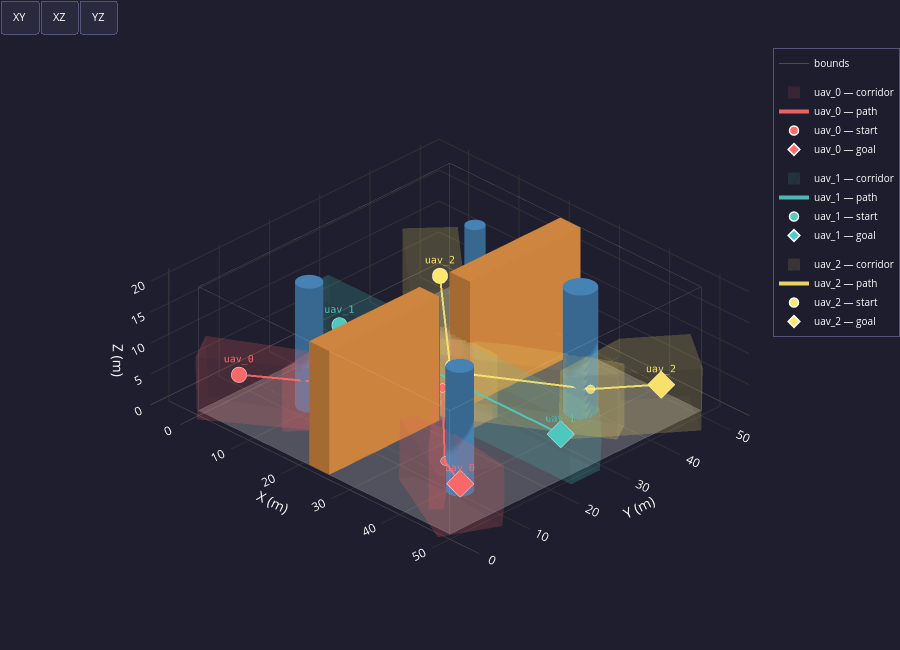

Source (notebook cell):
### Code cell
# ── Cell 3 — Safe Corridor Extraction ────────────────────────────────────────
from safe_corridor import extract_corridors, CorridorResult
import logging
logging.getLogger("safe_corridor").setLevel(logging.WARNING)

BOX_HE = planner_cfg.box_half_extents   # loaded from planner.yaml

print(f"Extracting safe corridors  "
      f"(seed box: {BOX_HE[0]} × {BOX_HE[1]} × {BOX_HE[2]} m)")

try:
    corridors = extract_corridors(env, paths, box_half_extents=BOX_HE)
    for cr in corridors:
        n     = len(cr.A_list)
        avg_c = (sum(cr.A_list[i].shape[0] for i in range(n)) / n) if n else 0
        print(f"  ✓  {cr.uav_id:<10}  {n} corridor{'s' if n != 1 else ' '}  "
              f"({avg_c:.0f} constraints/corridor avg)")
except RuntimeError as exc:
    print(f"  ✗  FAILED — {exc}")
    raise

# ── Visualisation — environment + paths + safe corridors ─────────────────────
plot_environment_3d(env, fleet=fleet, paths=paths, corridors=corridors)

### Figure 1 — Plotly figure (JSON) as saved in the notebook; plotly's stock layout.template omitted (floating-point values rounded to 4 significant figures; data arrays with more than 128 entries replaced by an {"elided": "..."} marker saying what was removed)
{"data": [{"color": "#EFEFEF", "flatshading": true, "hoverinfo": "skip", "i": [0, 0], "j": [1, 2], "k": [2, 3], "name": "floor", "opacity": 0.25, "showscale": false, "type": "mesh3d", "x": [0, 50, 50, 0], "y": [0, 0, 50, 50], "z": [0, 0, 0, 0]}, {"hoverinfo": "skip", "line": {"color": "white", "width": 1}, "mode": "lines", "name": "bounds", "opacity": 0.2, "type": "scatter3d", "x": [0, 50, null, 50, 50, null, 50, 0, null, 0, 0, null, 0, 50, null, 50, 50, null, 50, 0, null, 0, 0, null, 0, 0, null, 50, 50, null, 50, 50, null, 0, 0, null], "y": [0, 0, null, 0, 50, null, 50, 50, null, 50, 0, null, 0, 0, null, 0, 50, null, 50, 50, null, 50, 0, null, 0, 0, null, 0, 0, null, 50, 50, null, 50, 50, null], "z": [0, 0, null, 0, 0, null, 0, 0, null, 0, 0, null, 20, 20, null, 20, 20, null, 20, 20, null, 20, 20, null, 0, 20, null, 0, 20, null, 0, 20, null, 0, 20, null]}, {"color": "#4682B4", "flatshading": false, "hoverinfo": "skip", "i": {"elided": "160 int values"}, "j": {"elided": "160 int values"}, "k": {"elided": "160 int values"}, "name": "cyl_0", "opacity": 1, "showscale": false, "type": "mesh3d", "x": [12.0, 11.98, 11.9, 11.78, 11.62, 11.41, 11.18, 10.91, 10.62, 10.31, 10.0, 9.687, 9.382, 9.092, 8.824, 8.586, 8.382, 8.218, 8.098, 8.025, 8.0, 8.025, 8.098, 8.218, 8.382, 8.586, 8.824, 9.092, 9.382, 9.687, 10.0, 10.31, 10.62, 10.91, 11.18, 11.41, 11.62, 11.78, 11.9, 11.98, 12.0, 11.98, 11.9, 11.78, 11.62, 11.41, 11.18, 10.91, 10.62, 10.31, 10.0, 9.687, 9.382, 9.092, 8.824, 8.586, 8.382, 8.218, 8.098, 8.025, 8.0, 8.025, 8.098, 8.218, 8.382, 8.586, 8.824, 9.092, 9.382, 9.687, 10.0, 10.31, 10.62, 10.91, 11.18, 11.41, 11.62, 11.78, 11.9, 11.98, 10.0, 10.0], "y": [12.0, 12.31, 12.62, 12.91, 13.18, 13.41, 13.62, 13.78, 13.9, 13.98, 14.0, 13.98, 13.9, 13.78, 13.62, 13.41, 13.18, 12.91, 12.62, 12.31, 12.0, 11.69, 11.38, 11.09, 10.82, 10.59, 10.38, 10.22, 10.1, 10.02, 10.0, 10.02, 10.1, 10.22, 10.38, 10.59, 10.82, 11.09, 11.38, 11.69, 12.0, 12.31, 12.62, 12.91, 13.18, 13.41, 13.62, 13.78, 13.9, 13.98, 14.0, 13.98, 13.9, 13.78, 13.62, 13.41, 13.18, 12.91, 12.62, 12.31, 12.0, 11.69, 11.38, 11.09, 10.82, 10.59, 10.38, 10.22, 10.1, 10.02, 10.0, 10.02, 10.1, 10.22, 10.38, 10.59, 10.82, 11.09, 11.38, 11.69, 12.0, 12.0], "z": [0.0, 0.0, 0.0, 0.0, 0.0, 0.0, 0.0, 0.0, 0.0, 0.0, 0.0, 0.0, 0.0, 0.0, 0.0, 0.0, 0.0, 0.0, 0.0, 0.0, 0.0, 0.0, 0.0, 0.0, 0.0, 0.0, 0.0, 0.0, 0.0, 0.0, 0.0, 0.0, 0.0, 0.0, 0.0, 0.0, 0.0, 0.0, 0.0, 0.0, 20.0, 20.0, 20.0, 20.0, 20.0, 20.0, 20.0, 20.0, 20.0, 20.0, 20.0, 20.0, 20.0, 20.0, 20.0, 20.0, 20.0, 20.0, 20.0, 20.0, 20.0, 20.0, 20.0, 20.0, 20.0, 20.0, 20.0, 20.0, 20.0, 20.0, 20.0, 20.0, 20.0, 20.0, 20.0, 20.0, 20.0, 20.0, 20.0, 20.0, 0.0, 20.0]}, {"color": "#4682B4", "flatshading": false, "hoverinfo": "skip", "i": {"elided": "160 int values"}, "j": {"elided": "160 int values"}, "k": {"elided": "160 int values"}, "name": "cyl_1", "opacity": 1, "showscale": false, "type": "mesh3d", "x": [40.5, 40.47, 40.38, 40.23, 40.02, 39.77, 39.47, 39.13, 38.77, 38.39, 38.0, 37.61, 37.23, 36.87, 36.53, 36.23, 35.98, 35.77, 35.62, 35.53, 35.5, 35.53, 35.62, 35.77, 35.98, 36.23, 36.53, 36.87, 37.23, 37.61, 38.0, 38.39, 38.77, 39.13, 39.47, 39.77, 40.02, 40.23, 40.38, 40.47, 40.5, 40.47, 40.38, 40.23, 40.02, 39.77, 39.47, 39.13, 38.77, 38.39, 38.0, 37.61, 37.23, 36.87, 36.53, 36.23, 35.98, 35.77, 35.62, 35.53, 35.5, 35.53, 35.62, 35.77, 35.98, 36.23, 36.53, 36.87, 37.23, 37.61, 38.0, 38.39, 38.77, 39.13, 39.47, 39.77, 40.02, 40.23, 40.38, 40.47, 38.0, 38.0], "y": [38.0, 38.39, 38.77, 39.13, 39.47, 39.77, 40.02, 40.23, 40.38, 40.47, 40.5, 40.47, 40.38, 40.23, 40.02, 39.77, 39.47, 39.13, 38.77, 38.39, 38.0, 37.61, 37.23, 36.87, 36.53, 36.23, 35.98, 35.77, 35.62, 35.53, 35.5, 35.53, 35.62, 35.77, 35.98, 36.23, 36.53, 36.87, 37.23, 37.61, 38.0, 38.39, 38.77, 39.13, 39.47, 39.77, 40.02, 40.23, 40.38, 40.47, 40.5, 40.47, 40.38, 40.23, 40.02, 39.77, 39.47, 39.13, 38.77, 38.39, 38.0, 37.61, 37.23, 36.87, 36.53, 36.23, 35.98, 35.77, 35.62, 35.53, 35.5, 35.53, 35.62, 35.77, 35.98, 36.23, 36.53, 36.87, 37.23, 37.61, 38.0, 38.0], "z": [0.0, 0.0, 0.0, 0.0, 0.0, 0.0, 0.0, 0.0, 0.0, 0.0, 0.0, 0.0, 0.0, 0.0, 0.0, 0.0, 0.0, 0.0, 0.0, 0.0, 0.0, 0.0, 0.0, 0.0, 0.0, 0.0, 0.0, 0.0, 0.0, 0.0, 0.0, 0.0, 0.0, 0.0, 0.0, 0.0, 0.0, 0.0, 0.0, 0.0, 20.0, 20.0, 20.0, 20.0, 20.0, 20.0, 20.0, 20.0, 20.0, 20.0, 20.0, 20.0, 20.0, 20.0, 20.0, 20.0, 20.0, 20.0, 20.0, 20.0, 20.0, 20.0, 20.0, 20.0, 20.0, 20.0, 20.0, 20.0, 20.0, 20.0, 20.0, 20.0, 20.0, 20.0, 20.0, 20.0, 20.0, 20.0, 20.0, 20.0, 0.0, 20.0]}, {"color": "#4682B4", "flatshading": false, "hoverinfo": "skip", "i": {"elided": "160 int values"}, "j": {"elided": "160 int values"}, "k": {"elided": "160 int values"}, "name": "cyl_2", "opacity": 1, "showscale": false, "type": "mesh3d", "x": [16.5, 16.48, 16.43, 16.34, 16.21, 16.06, 15.88, 15.68, 15.46, 15.23, 15.0, 14.77, 14.54, 14.32, 14.12, 13.94, 13.79, 13.66, 13.57, 13.52, 13.5, 13.52, 13.57, 13.66, 13.79, 13.94, 14.12, 14.32, 14.54, 14.77, 15.0, 15.23, 15.46, 15.68, 15.88, 16.06, 16.21, 16.34, 16.43, 16.48, 16.5, 16.48, 16.43, 16.34, 16.21, 16.06, 15.88, 15.68, 15.46, 15.23, 15.0, 14.77, 14.54, 14.32, 14.12, 13.94, 13.79, 13.66, 13.57, 13.52, 13.5, 13.52, 13.57, 13.66, 13.79, 13.94, 14.12, 14.32, 14.54, 14.77, 15.0, 15.23, 15.46, 15.68, 15.88, 16.06, 16.21, 16.34, 16.43, 16.48, 15.0, 15.0], "y": [40.0, 40.23, 40.46, 40.68, 40.88, 41.06, 41.21, 41.34, 41.43, 41.48, 41.5, 41.48, 41.43, 41.34, 41.21, 41.06, 40.88, 40.68, 40.46, 40.23, 40.0, 39.77, 39.54, 39.32, 39.12, 38.94, 38.79, 38.66, 38.57, 38.52, 38.5, 38.52, 38.57, 38.66, 38.79, 38.94, 39.12, 39.32, 39.54, 39.77, 40.0, 40.23, 40.46, 40.68, 40.88, 41.06, 41.21, 41.34, 41.43, 41.48, 41.5, 41.48, 41.43, 41.34, 41.21, 41.06, 40.88, 40.68, 40.46, 40.23, 40.0, 39.77, 39.54, 39.32, 39.12, 38.94, 38.79, 38.66, 38.57, 38.52, 38.5, 38.52, 38.57, 38.66, 38.79, 38.94, 39.12, 39.32, 39.54, 39.77, 40.0, 40.0], "z": [0.0, 0.0, 0.0, 0.0, 0.0, 0.0, 0.0, 0.0, 0.0, 0.0, 0.0, 0.0, 0.0, 0.0, 0.0, 0.0, 0.0, 0.0, 0.0, 0.0, 0.0, 0.0, 0.0, 0.0, 0.0, 0.0, 0.0, 0.0, 0.0, 0.0, 0.0, 0.0, 0.0, 0.0, 0.0, 0.0, 0.0, 0.0, 0.0, 0.0, 20.0, 20.0, 20.0, 20.0, 20.0, 20.0, 20.0, 20.0, 20.0, 20.0, 20.0, 20.0, 20.0, 20.0, 20.0, 20.0, 20.0, 20.0, 20.0, 20.0, 20.0, 20.0, 20.0, 20.0, 20.0, 20.0, 20.0, 20.0, 20.0, 20.0, 20.0, 20.0, 20.0, 20.0, 20.0, 20.0, 20.0, 20.0, 20.0, 20.0, 0.0, 20.0]}, {"color": "#4682B4", "flatshading": false, "hoverinfo": "skip", "i": {"elided": "160 int values"}, "j": {"elided": "160 int values"}, "k": {"elided": "160 int values"}, "name": "cyl_3", "opacity": 1, "showscale": false, "type": "mesh3d", "x": [44.0, 43.98, 43.9, 43.78, 43.62, 43.41, 43.18, 42.91, 42.62, 42.31, 42.0, 41.69, 41.38, 41.09, 40.82, 40.59, 40.38, 40.22, 40.1, 40.02, 40.0, 40.02, 40.1, 40.22, 40.38, 40.59, 40.82, 41.09, 41.38, 41.69, 42.0, 42.31, 42.62, 42.91, 43.18, 43.41, 43.62, 43.78, 43.9, 43.98, 44.0, 43.98, 43.9, 43.78, 43.62, 43.41, 43.18, 42.91, 42.62, 42.31, 42.0, 41.69, 41.38, 41.09, 40.82, 40.59, 40.38, 40.22, 40.1, 40.02, 40.0, 40.02, 40.1, 40.22, 40.38, 40.59, 40.82, 41.09, 41.38, 41.69, 42.0, 42.31, 42.62, 42.91, 43.18, 43.41, 43.62, 43.78, 43.9, 43.98, 42.0, 42.0], "y": [10.0, 10.31, 10.62, 10.91, 11.18, 11.41, 11.62, 11.78, 11.9, 11.98, 12.0, 11.98, 11.9, 11.78, 11.62, 11.41, 11.18, 10.91, 10.62, 10.31, 10.0, 9.687, 9.382, 9.092, 8.824, 8.586, 8.382, 8.218, 8.098, 8.025, 8.0, 8.025, 8.098, 8.218, 8.382, 8.586, 8.824, 9.092, 9.382, 9.687, 10.0, 10.31, 10.62, 10.91, 11.18, 11.41, 11.62, 11.78, 11.9, 11.98, 12.0, 11.98, 11.9, 11.78, 11.62, 11.41, 11.18, 10.91, 10.62, 10.31, 10.0, 9.687, 9.382, 9.092, 8.824, 8.586, 8.382, 8.218, 8.098, 8.025, 8.0, 8.025, 8.098, 8.218, 8.382, 8.586, 8.824, 9.092, 9.382, 9.687, 10.0, 10.0], "z": [0.0, 0.0, 0.0, 0.0, 0.0, 0.0, 0.0, 0.0, 0.0, 0.0, 0.0, 0.0, 0.0, 0.0, 0.0, 0.0, 0.0, 0.0, 0.0, 0.0, 0.0, 0.0, 0.0, 0.0, 0.0, 0.0, 0.0, 0.0, 0.0, 0.0, 0.0, 0.0, 0.0, 0.0, 0.0, 0.0, 0.0, 0.0, 0.0, 0.0, 20.0, 20.0, 20.0, 20.0, 20.0, 20.0, 20.0, 20.0, 20.0, 20.0, 20.0, 20.0, 20.0, 20.0, 20.0, 20.0, 20.0, 20.0, 20.0, 20.0, 20.0, 20.0, 20.0, 20.0, 20.0, 20.0, 20.0, 20.0, 20.0, 20.0, 20.0, 20.0, 20.0, 20.0, 20.0, 20.0, 20.0, 20.0, 20.0, 20.0, 0.0, 20.0]}, {"color": "#CD853F", "flatshading": true, "hoverinfo": "skip", "i": [7, 0, 0, 0, 4, 4, 6, 6, 4, 0, 3, 2], "j": [3, 4, 1, 2, 5, 6, 5, 2, 0, 1, 6, 3], "k": [0, 7, 2, 7, 6, 7, 1, 1, 5, 5, 7, 6], "name": "passage_wall_south", "opacity": 1, "showscale": false, "type": "mesh3d", "x": [22, 26, 26, 22, 22, 26, 26, 22], "y": [0, 0, 22, 22, 0, 0, 22, 22], "z": [0, 0, 0, 0, 20, 20, 20, 20]}, {"color": "#CD853F", "flatshading": true, "hoverinfo": "skip", "i": [7, 0, 0, 0, 4, 4, 6, 6, 4, 0, 3, 2], "j": [3, 4, 1, 2, 5, 6, 5, 2, 0, 1, 6, 3], "k": [0, 7, 2, 7, 6, 7, 1, 1, 5, 5, 7, 6], "name": "passage_wall_north", "opacity": 1, "showscale": false, "type": "mesh3d", "x": [22, 26, 26, 22, 22, 26, 26, 22], "y": [28, 28, 50, 50, 28, 28, 50, 50], "z": [0, 0, 0, 0, 20, 20, 20, 20]}, {"color": "#FF6B6B", "flatshading": true, "hoverinfo": "skip", "i": [4, 4, 4, 4, 6, 6, 6, 6, 6, 9, 9, 9, 9, 9, 9, 9], "j": [2, 2, 0, 0, 4, 7, 4, 0, 0, 2, 0, 0, 6, 6, 2, 7], "k": [1, 5, 1, 3, 5, 5, 3, 8, 3, 1, 8, 1, 7, 8, 5, 5], "legendgroup": "uav_0", "name": "uav_0 — corridor", "opacity": 0.12, "showlegend": true, "showscale": false, "type": "mesh3d", "x": [-2.048, 1.297, 1.492, 16.8, 19.04, 19.23, 16.65, 17.06, -2.238, -1.927], "y": [3.435, -1.946, -1.825, 12.68, 9.082, 9.203, 13.13, 12.7, 4.005, 3.674], "z": [9.884, 9.884, -0.1134, 10.36, 10.36, 0.3661, 5.521, 0.3661, 3.81, -0.1134]}, {"color": "#FF6B6B", "flatshading": true, "hoverinfo": "skip", "i": [8, 8, 11, 11, 13, 13, 9, 9, 9, 9, 14, 14, 14, 14, 14, 14, 14, 14, 5, 5, 5, 5, 5, 5, 5, 5, 5, 5], "j": [0, 0, 1, 0, 11, 11, 7, 3, 7, 8, 11, 0, 7, 7, 11, 4, 13, 13, 8, 1, 9, 13, 13, 9, 4, 3, 14, 14], "k": [6, 1, 10, 1, 15, 10, 2, 2, 6, 6, 15, 6, 2, 6, 0, 2, 12, 15, 1, 10, 3, 10, 12, 8, 2, 2, 4, 12], "legendgroup": "uav_0", "name": "uav_0 — corridor", "opacity": 0.12, "showlegend": false, "showscale": false, "type": "mesh3d", "x": [12.03, 12.03, 22.27, 22.27, 21.97, 21.97, 21.08, 21.33, 21.08, 21.33, 11.73, 11.73, 12.92, 12.67, 12.92, 12.67], "y": [18.33, 18.33, 21.11, 21.11, 14.67, 14.67, 29.29, 29.08, 29.29, 29.08, 11.89, 11.89, 3.711, 3.92, 3.711, 3.92], "z": [0.25, 10.25, 0.25, 10.25, 0.25, 10.25, 0.25, 0.25, 10.25, 10.25, 10.25, 0.25, 10.25, 10.25, 0.25, 0.25]}, {"color": "#FF6B6B", "flatshading": true, "hoverinfo": "skip", "i": [7, 7, 1, 1, 1, 9, 9, 9, 6, 6, 2, 2, 2, 2, 2, 11, 11, 11, 11, 11, 11, 11], "j": [12, 12, 7, 4, 7, 5, 7, 7, 5, 4, 1, 6, 6, 12, 1, 9, 6, 6, 2, 2, 12, 9], "k": [10, 8, 8, 3, 3, 3, 10, 3, 3, 3, 4, 0, 4, 8, 8, 5, 0, 5, 0, 12, 10, 10], "legendgroup": "uav_0", "name": "uav_0 — corridor", "opacity": 0.12, "showlegend": false, "showscale": false, "type": "mesh3d", "x": [16.75, 16.75, 16.75, 31.25, 16.75, 31.25, 16.75, 31.25, 24, 31.25, 31.25, 24, 24], "y": [21.93, 22.15, 21.93, 27.25, 27.25, 27.25, 27.25, 22.15, 21.97, 21.93, 21.93, 21.74, 21.74], "z": [10.25, 0.25, 4.75, 0.25, 0.25, 10.25, 10.25, 0.25, 0.25, 10.25, 4.75, 10.25, 4.75]}, {"color": "#FF6B6B", "flatshading": true, "hoverinfo": "skip", "i": [3, 3, 3, 3, 4, 4, 6, 6, 6, 6, 6, 6], "j": [1, 2, 7, 2, 2, 2, 3, 3, 1, 4, 7, 4], "k": [0, 0, 5, 5, 5, 0, 7, 1, 0, 0, 5, 5], "legendgroup": "uav_0", "name": "uav_0 — corridor", "opacity": 0.12, "showlegend": false, "showscale": false, "type": "mesh3d", "x": [22.39, 22.39, 24.58, 24.58, 43.19, 44.65, 43.19, 44.65], "y": [25.45, 25.45, 27.71, 27.71, 2.566, 4.07, 2.566, 4.07], "z": [0.25, 10.25, 0.25, 10.25, 0.25, 0.25, 10.25, 10.25]}, {"color": "#FF6B6B", "flatshading": true, "hoverinfo": "skip", "i": [1, 1, 6, 6, 6, 9, 9, 9, 9, 9, 13, 13, 13, 8, 8, 8, 11, 11, 11, 11, 11, 11, 11, 11], "j": [4, 4, 4, 2, 7, 2, 1, 1, 6, 6, 1, 1, 5, 7, 4, 5, 9, 9, 13, 6, 6, 8, 13, 8], "k": [2, 3, 2, 0, 4, 0, 2, 12, 0, 10, 3, 12, 3, 4, 3, 3, 12, 10, 12, 7, 10, 7, 5, 5], "legendgroup": "uav_0", "name": "uav_0 — corridor", "opacity": 0.12, "showlegend": false, "showscale": false, "type": "mesh3d", "x": [53.74, 34.76, 49.53, 34.41, 49.17, 35.38, 53.62, 53.34, 42.85, 42.59, 42.53, 42.5, 35.85, 35.73], "y": [7.053, 5.31, -1.751, 5.479, -1.582, 7.51, 7.296, 7.123, 8.05, 8.045, 8.28, 8.28, 7.575, 7.801], "z": [9.8, 10.44, 9.8, 0.4498, -0.1921, 0.4498, 4.541, -0.1921, 0.1945, 10.21, 5.016, 4.965, 10.44, 5.374]}, {"color": "#4ECDC4", "flatshading": true, "hoverinfo": "skip", "i": [1, 1, 4, 4, 9, 9, 14, 14, 6, 6, 6, 6, 3, 3, 3, 3, 3, 3, 11, 11, 11, 11, 11, 11, 12, 12, 12, 12, 12, 12, 12, 12], "j": [5, 8, 5, 16, 8, 15, 16, 15, 1, 9, 1, 9, 1, 4, 1, 4, 6, 6, 9, 14, 9, 14, 6, 6, 4, 14, 4, 14, 3, 3, 11, 11], "k": [17, 17, 17, 17, 17, 17, 17, 17, 0, 7, 8, 8, 0, 2, 5, 5, 0, 13, 7, 10, 15, 15, 7, 13, 2, 10, 16, 16, 2, 13, 10, 13], "legendgroup": "uav_1", "name": "uav_1 — corridor", "opacity": 0.12, "showlegend": true, "showscale": false, "type": "mesh3d", "x": [52, 52, -2.0, 25.0, -2, 25.0, 52, 52, 52, 52, -2, 25.0, -2, 25.0, -2, 25.0, -2, 25.0], "y": [22.16, 27.84, 22.16, 22.11, 27.84, 27.89, 21.78, 22.16, 28.22, 27.84, 22.16, 22.11, 21.78, 21.73, 27.84, 27.89, 28.22, 28.27], "z": [0, 8.882e-16, 0, 0, 0, -8.882e-16, 5.0, 10, 5.0, 10, 10, 10, 5.0, 5.0, 10, 10, 5.0, 5.0]}, {"color": "#FFE66D", "flatshading": true, "hoverinfo": "skip", "i": [5, 5, 5, 7, 7, 14, 14, 14, 14, 11, 11, 11, 11, 17, 17, 17, 17, 17, 17, 17, 17, 12, 12, 12, 10, 10, 10, 10, 10, 10, 10, 10], "j": [1, 3, 6, 4, 5, 6, 6, 0, 0, 3, 13, 4, 4, 5, 6, 7, 4, 7, 8, 14, 14, 1, 13, 0, 8, 14, 14, 11, 0, 12, 11, 12], "k": [2, 2, 1, 3, 3, 1, 16, 1, 9, 2, 2, 3, 8, 6, 16, 5, 8, 4, 15, 16, 15, 2, 2, 1, 15, 9, 15, 8, 9, 0, 13, 13], "legendgroup": "uav_2", "name": "uav_2 — corridor", "opacity": 0.12, "showlegend": true, "showscale": false, "type": "mesh3d", "x": [10.54, -4.024, -4.096, 1.111, 20.45, 1.162, 1.187, 20.56, 24.2, 23.5, 23.44, 23.41, 10.71, 10.7, 24.22, 24.25, 20.49, 20.56], "y": [31.53, 44.58, 44.65, 50.46, 33.2, 50.43, 50.4, 33.12, 22.5, 21.58, 21.6, 21.63, 31.38, 31.39, 22.38, 22.5, 33.17, 33.12], "z": [0.1411, -0.04812, 9.951, 9.951, 10.2, 4.016, -0.04812, 4.048, 10.3, 0.2986, 6.283, 10.3, 6.745, 10.14, 0.2986, 6.21, 0.2021, 3.973]}, {"color": "#FFE66D", "flatshading": true, "hoverinfo": "skip", "i": [3, 3, 5, 5, 6, 6, 7, 7, 7, 7, 7, 7], "j": [2, 1, 1, 4, 3, 4, 2, 5, 3, 6, 5, 6], "k": [0, 0, 0, 1, 1, 1, 0, 0, 2, 3, 4, 4], "legendgroup": "uav_2", "name": "uav_2 — corridor", "opacity": 0.12, "showlegend": false, "showscale": false, "type": "mesh3d", "x": [17.25, 31.25, 17.25, 31.25, 31.25, 17.25, 31.25, 17.25], "y": [28.25, 28.25, 28.25, 28.25, 22.75, 22.75, 22.75, 22.75], "z": [0.25, 0.25, 10.25, 10.25, 0.25, 0.25, 10.25, 10.25]}, {"color": "#FFE66D", "flatshading": true, "hoverinfo": "skip", "i": [6, 6, 11, 11, 7, 7, 10, 10, 10, 10, 1, 1, 8, 8, 8, 8, 8, 8, 8, 8], "j": [3, 4, 3, 9, 6, 4, 4, 4, 11, 0, 7, 0, 6, 9, 7, 1, 11, 10, 10, 1], "k": [2, 2, 2, 3, 4, 5, 2, 5, 2, 5, 5, 5, 3, 3, 6, 7, 9, 11, 0, 0], "legendgroup": "uav_2", "name": "uav_2 — corridor", "opacity": 0.12, "showlegend": false, "showscale": false, "type": "mesh3d", "x": [30.55, 30.55, 47.87, 47.87, 24.08, 21.76, 24.08, 21.76, 39.41, 45.69, 39.41, 45.69], "y": [31.54, 31.54, 35.43, 35.43, 21.65, 25.51, 21.65, 25.51, 36.09, 39.07, 36.09, 39.07], "z": [0.25, 10.25, 0.25, 10.25, 0.25, 0.25, 10.25, 10.25, 10.25, 10.25, 0.25, 0.25]}, {"color": "#FFE66D", "flatshading": true, "hoverinfo": "skip", "i": [2, 2, 0, 0, 0, 4, 4, 8, 8, 8, 8, 8, 11, 11, 11, 11, 11, 11, 11, 11], "j": [5, 5, 2, 6, 2, 5, 6, 2, 9, 2, 0, 0, 0, 0, 4, 5, 9, 4, 8, 8], "k": [1, 7, 7, 7, 3, 7, 7, 3, 1, 1, 3, 10, 6, 10, 6, 1, 1, 5, 9, 10], "legendgroup": "uav_2", "name": "uav_2 — corridor", "opacity": 0.12, "showlegend": false, "showscale": false, "type": "mesh3d", "x": [40.02, 42.42, 42.56, 40.94, 45.69, 53.89, 45.83, 54.03, 40.8, 41.08, 39.9, 40.12], "y": [43.73, 29.69, 29.89, 31.03, 51.86, 46.14, 52.06, 46.34, 30.96, 30.63, 43.55, 43.88], "z": [10.13, 0.3758, 10.37, 10.37, -0.1227, -0.1227, 9.874, 9.874, 5.013, 0.3758, 4.853, 0.119]}, {"hovertemplate": "<b>uav_0</b><br>x=%{x:.1f}  y=%{y:.1f}  z=%{z:.1f}<extra></extra>", "legendgroup": "uav_0", "line": {"color": "#FF6B6B", "width": 4}, "mode": "lines", "name": "uav_0 — path", "opacity": 0.9, "showlegend": true, "type": "scatter3d", "x": [3, 12.25, 21.75, 26.25, 41.25, 47], "y": [5, 10.75, 22.25, 22.25, 7.75, 5], "z": [5, 5.25, 5.25, 5.25, 5.25, 5]}, {"hoverinfo": "skip", "legendgroup": "uav_0", "marker": {"color": "#FF6B6B", "line": {"color": "white", "width": 1}, "size": 5}, "mode": "markers", "opacity": 0.8, "showlegend": false, "type": "scatter3d", "x": [12.25, 21.75, 26.25, 41.25], "y": [10.75, 22.25, 22.25, 7.75], "z": [5.25, 5.25, 5.25, 5.25]}, {"hovertemplate": "<b>uav_1</b><br>x=%{x:.1f}  y=%{y:.1f}  z=%{z:.1f}<extra></extra>", "legendgroup": "uav_1", "line": {"color": "#4ECDC4", "width": 4}, "mode": "lines", "name": "uav_1 — path", "opacity": 0.9, "showlegend": true, "type": "scatter3d", "x": [3, 47], "y": [25, 25], "z": [5, 5]}, {"hovertemplate": "<b>uav_2</b><br>x=%{x:.1f}  y=%{y:.1f}  z=%{z:.1f}<extra></extra>", "legendgroup": "uav_2", "line": {"color": "#FFE66D", "width": 4}, "mode": "lines", "name": "uav_2 — path", "opacity": 0.9, "showlegend": true, "type": "scatter3d", "x": [3, 22.25, 26.25, 41.25, 47], "y": [45, 27.75, 27.75, 36.75, 45], "z": [5, 5.25, 5.25, 5.25, 5]}, {"hoverinfo": "skip", "legendgroup": "uav_2", "marker": {"color": "#FFE66D", "line": {"color": "white", "width": 1}, "size": 5}, "mode": "markers", "opacity": 0.8, "showlegend": false, "type": "scatter3d", "x": [22.25, 26.25, 41.25], "y": [27.75, 27.75, 36.75], "z": [5.25, 5.25, 5.25]}, {"hovertemplate": "<b>uav_0 — start</b><br>x=3.0  y=5.0  z=5.0<extra></extra>", "legendgroup": "uav_0", "marker": {"color": "#FF6B6B", "line": {"color": "white", "width": 1.5}, "size": 9, "symbol": "circle"}, "mode": "markers+text", "name": "uav_0 — start", "showlegend": true, "text": ["uav_0"], "textfont": {"color": "#FF6B6B", "family": "monospace", "size": 10}, "textposition": "top center", "type": "scatter3d", "x": [3], "y": [5], "z": [5]}, {"hovertemplate": "<b>uav_0 — goal</b><br>x=47.0  y=5.0  z=5.0<extra></extra>", "legendgroup": "uav_0", "marker": {"color": "#FF6B6B", "line": {"color": "white", "width": 1.5}, "size": 9, "symbol": "diamond"}, "mode": "markers+text", "name": "uav_0 — goal", "showlegend": true, "text": ["uav_0"], "textfont": {"color": "#FF6B6B", "family": "monospace", "size": 10}, "textposition": "top center", "type": "scatter3d", "x": [47], "y": [5], "z": [5]}, {"hoverinfo": "skip", "legendgroup": "uav_0", "line": {"color": "#FF6B6B", "dash": "dot", "width": 1.5}, "mode": "lines", "opacity": 0.35, "showlegend": false, "type": "scatter3d", "x": [3, 47], "y": [5, 5], "z": [5, 5]}, {"hovertemplate": "<b>uav_1 — start</b><br>x=3.0  y=25.0  z=5.0<extra></extra>", "legendgroup": "uav_1", "marker": {"color": "#4ECDC4", "line": {"color": "white", "width": 1.5}, "size": 9, "symbol": "circle"}, "mode": "markers+text", "name": "uav_1 — start", "showlegend": true, "text": ["uav_1"], "textfont": {"color": "#4ECDC4", "family": "monospace", "size": 10}, "textposition": "top center", "type": "scatter3d", "x": [3], "y": [25], "z": [5]}, {"hovertemplate": "<b>uav_1 — goal</b><br>x=47.0  y=25.0  z=5.0<extra></extra>", "legendgroup": "uav_1", "marker": {"color": "#4ECDC4", "line": {"color": "white", "width": 1.5}, "size": 9, "symbol": "diamond"}, "mode": "markers+text", "name": "uav_1 — goal", "showlegend": true, "text": ["uav_1"], "textfont": {"color": "#4ECDC4", "family": "monospace", "size": 10}, "textposition": "top center", "type": "scatter3d", "x": [47], "y": [25], "z": [5]}, {"hoverinfo": "skip", "legendgroup": "uav_1", "line": {"color": "#4ECDC4", "dash": "dot", "width": 1.5}, "mode": "lines", "opacity": 0.35, "showlegend": false, "type": "scatter3d", "x": [3, 47], "y": [25, 25], "z": [5, 5]}, {"hovertemplate": "<b>uav_2 — start</b><br>x=3.0  y=45.0  z=5.0<extra></extra>", "legendgroup": "uav_2", "marker": {"color": "#FFE66D", "line": {"color": "white", "width": 1.5}, "size": 9, "symbol": "circle"}, "mode": "markers+text", "name": "uav_2 — start", "showlegend": true, "text": ["uav_2"], "textfont": {"color": "#FFE66D", "family": "monospace", "size": 10}, "textposition": "top center", "type": "scatter3d", "x": [3], "y": [45], "z": [5]}, {"hovertemplate": "<b>uav_2 — goal</b><br>x=47.0  y=45.0  z=5.0<extra></extra>", "legendgroup": "uav_2", "marker": {"color": "#FFE66D", "line": {"color": "white", "width": 1.5}, "size": 9, "symbol": "diamond"}, "mode": "markers+text", "name": "uav_2 — goal", "showlegend": true, "text": ["uav_2"], "textfont": {"color": "#FFE66D", "family": "monospace", "size": 10}, "textposition": "top center", "type": "scatter3d", "x": [47], "y": [45], "z": [5]}, {"hoverinfo": "skip", "legendgroup": "uav_2", "line": {"color": "#FFE66D", "dash": "dot", "width": 1.5}, "mode": "lines", "opacity": 0.35, "showlegend": false, "type": "scatter3d", "x": [3, 47], "y": [45, 45], "z": [5, 5]}], "layout": {"height": 650, "legend": {"bgcolor": "rgba(30,30,46,0.85)", "bordercolor": "#555577", "borderwidth": 1, "font": {"color": "white", "size": 10}, "x": 1, "xanchor": "right", "y": 1, "yanchor": "top"}, "margin": {"b": 0, "l": 0, "r": 0, "t": 40}, "paper_bgcolor": "#1E1E2E", "scene": {"aspectmode": "data", "bgcolor": "#1E1E2E", "camera": {"eye": {"x": 1.5, "y": -1.5, "z": 1.2}, "projection": {"type": "orthographic"}}, "xaxis": {"color": "white", "gridcolor": "#333333", "showbackground": false, "title": {"text": "X (m)"}, "zerolinecolor": "#555555"}, "yaxis": {"color": "white", "gridcolor": "#333333", "showbackground": false, "title": {"text": "Y (m)"}, "zerolinecolor": "#555555"}, "zaxis": {"color": "white", "gridcolor": "#333333", "showbackground": false, "title": {"text": "Z (m)"}, "zerolinecolor": "#555555"}}, "showlegend": true, "updatemenus": [{"bgcolor": "#2A2A3E", "bordercolor": "#555577", "buttons": [{"args": ["scene.camera", {"center": {"x": 0, "y": 0, "z": 0}, "eye": {"x": 0, "y": 0, "z": 2.5}, "projection": {"type": "orthographic"}, "up": {"x": 0, "y": 1, "z": 0}}], "label": "XY", "method": "relayout"}, {"args": ["scene.camera", {"center": {"x": 0, "y": 0, "z": 0}, "eye": {"x": 0, "y": -2.5, "z": 0}, "projection": {"type": "orthographic"}, "up": {"x": 0, "y": 0, "z": 1}}], "label": "XZ", "method": "relayout"}, {"args": ["scene.camera", {"center": {"x": 0, "y": 0, "z": 0}, "eye": {"x": 2.5, "y": 0, "z": 0}, "projection": {"type": "orthographic"}, "up": {"x": 0, "y": 0, "z": 1}}], "label": "YZ", "method": "relayout"}], "direction": "right", "font": {"color": "white", "size": 11}, "showactive": false, "type": "buttons", "x": 0, "xanchor": "left", "y": 1.08, "yanchor": "top"}], "width": 900}}
